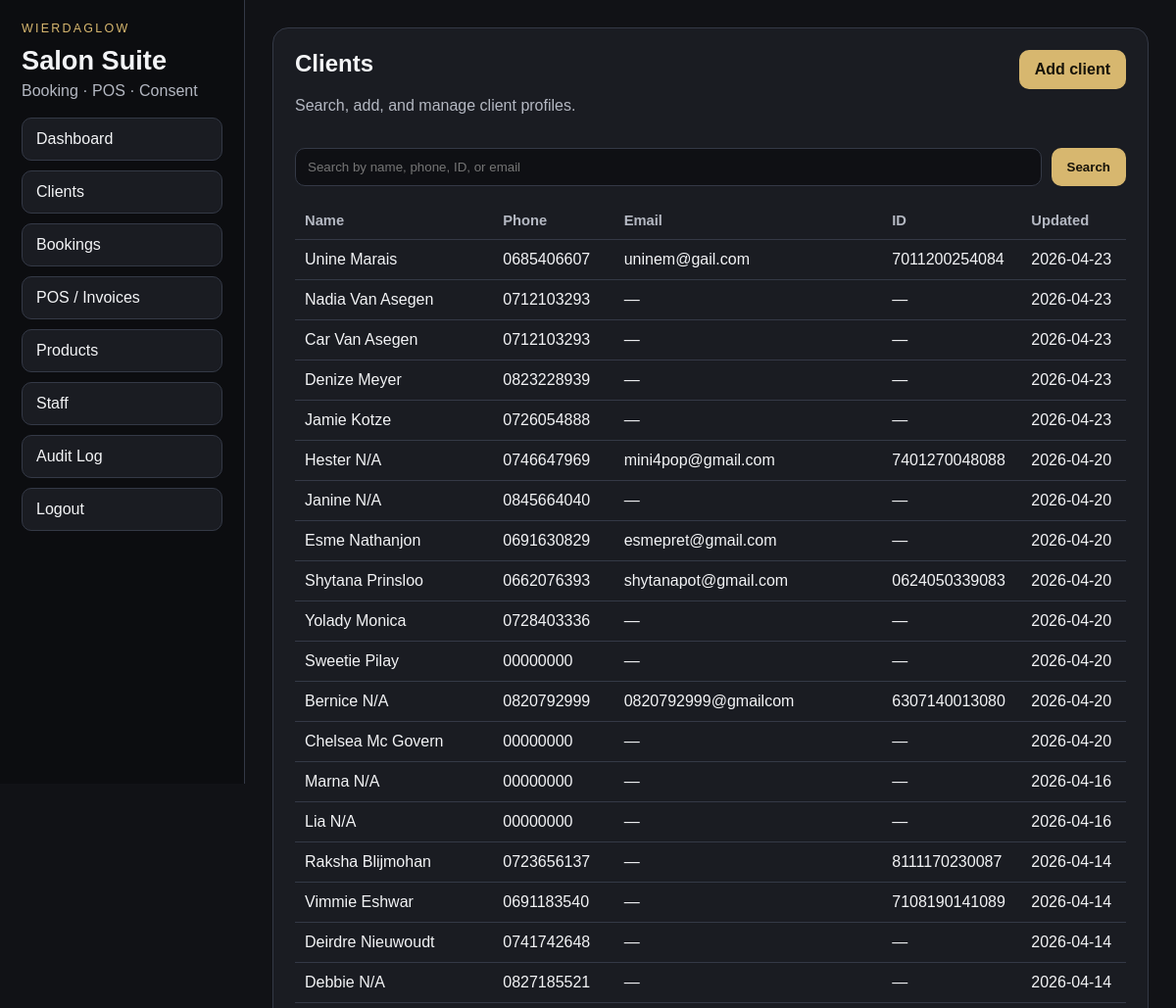
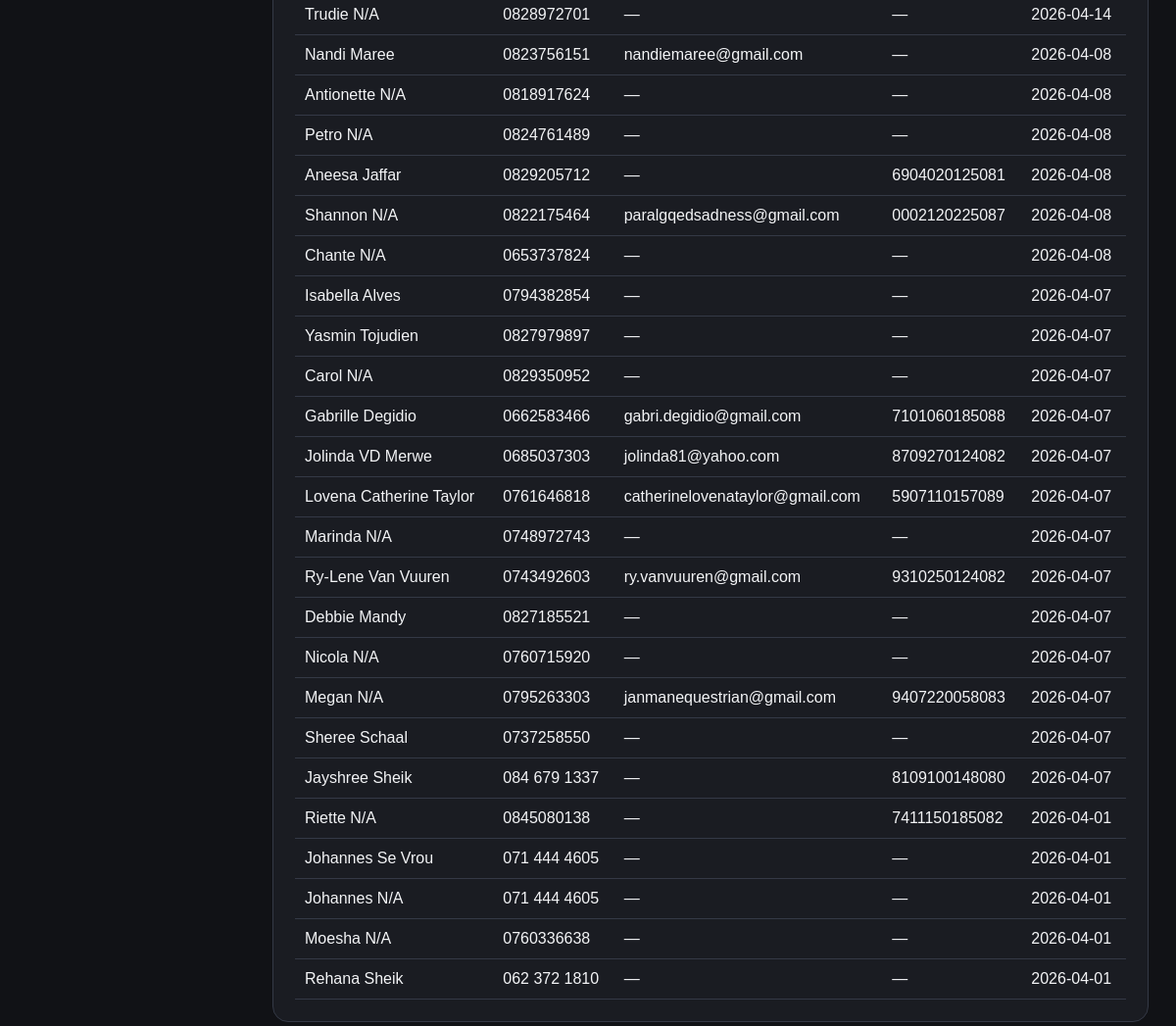
Page /clients (signed in) on the committed database (2 pictures, top to bottom).
### tables this page shows
CREATE TABLE clients (
    id INTEGER PRIMARY KEY AUTOINCREMENT,
    first_name TEXT NOT NULL,
    last_name TEXT NOT NULL,
    id_number TEXT,
    phone TEXT NOT NULL,
    email TEXT,
    date_of_birth TEXT,
    emergency_contact_name TEXT,
    emergency_contact_phone TEXT,
    medical_notes TEXT,
    popia_marketing_opt_in INTEGER NOT NULL DEFAULT 0,
    created_at TEXT NOT NULL,
    updated_at TEXT NOT NULL
);

### app.py (the view)
@app.route("/clients")
@login_required
def clients():
    q = request.args.get("q", "").strip()
    db = get_db()
    if q:
        like = f"%{q}%"
        rows = db.execute(
            """
            SELECT * FROM clients
            WHERE first_name LIKE ? OR last_name LIKE ? OR phone LIKE ? OR id_number LIKE ? OR email LIKE ?
            ORDER BY updated_at DESC
            """,
            (like, like, like, like, like),
        ).fetchall()
    else:
        rows = db.execute("SELECT * FROM clients ORDER BY updated_at DESC").fetchall()
    return render_template("clients.html", clients=rows, q=q)

### app.py (called while the page is built)
def get_db() -> sqlite3.Connection:
    if "db" not in g:
        conn = sqlite3.connect(DB_PATH)
        conn.row_factory = sqlite3.Row
        conn.execute("PRAGMA foreign_keys = ON")
        g.db = conn
    return g.db

@app.before_request
def load_current_user() -> None:
    g.user = None
    user_id = session.get("user_id")
    if user_id:
        g.user = get_db().execute(
            "SELECT id, username, full_name, role, active FROM staff_users WHERE id = ?",
            (user_id,),
        ).fetchone()

@app.context_processor
def inject_globals() -> dict[str, Any]:
    return {
        "current_user": g.get("user"),
        "service_definitions": SERVICE_DEFINITIONS,
        "payment_methods": PAYMENT_METHODS,
        "booking_statuses": BOOKING_STATUSES,
    }

def login_required(view):
    @wraps(view)
    def wrapped(*args, **kwargs):
        if g.user is None:
            return redirect(url_for("login"))
        return view(*args, **kwargs)
    return wrapped

### templates/clients.html
{% extends 'base.html' %}
{% block content %}
<section class="panel">
  <div class="section-header">
    <div><h2>Clients</h2><p class="muted">Search, add, and manage client profiles.</p></div>
    <a class="button-link" href="{{ url_for('client_new') }}">Add client</a>
  </div>
  <form method="get" class="search-bar">
    <input type="text" name="q" value="{{ q }}" placeholder="Search by name, phone, ID, or email" />
    <button type="submit">Search</button>
  </form>
  <div class="table-wrap">
    <table>
      <thead><tr><th>Name</th><th>Phone</th><th>Email</th><th>ID</th><th>Updated</th></tr></thead>
      <tbody>
      {% for client in clients %}
      <tr>
        <td><a href="{{ url_for('client_detail', client_id=client.id) }}">{{ client.first_name }} {{ client.last_name }}</a></td>
        <td>{{ client.phone }}</td>
        <td>{{ client.email or '—' }}</td>
        <td>{{ client.id_number or '—' }}</td>
        <td>{{ client.updated_at[:10] }}</td>
      </tr>
      {% else %}
      <tr><td colspan="5" class="muted">No clients found.</td></tr>
      {% endfor %}
      </tbody>
    </table>
  </div>
</section>
{% endblock %}

### static/styles.css (style rules this page uses)
:root { --bg: #111216; --panel: #1a1c22; --panel-2: #23262f; --border: #343946; --text: #f3f4f6; --muted: #b4b8c2; --accent: #d7b76f; --danger: #ff7f7f; --success: #88d69b; }
* { box-sizing: border-box; }
body { margin: 0; font-family: Arial, Helvetica, sans-serif; background: var(--bg); color: var(--text); display: flex; min-height: 100vh; }
a { color: inherit; text-decoration: none; }
.panel { background: var(--panel); border: 1px solid var(--border); border-radius: 16px; padding: 22px; margin-bottom: 22px; }
h1, h2, h3 { margin-top: 0; }
.muted { color: var(--muted); }
.section-header { display: flex; justify-content: space-between; align-items: flex-start; gap: 16px; margin-bottom: 18px; }
button, .button-link { background: var(--accent); color: #18140a; border: none; border-radius: 10px; padding: 11px 16px; font-weight: 700; cursor: pointer; }
input, select, textarea { width: 100%; background: #0f1014; color: var(--text); border: 1px solid var(--border); border-radius: 10px; padding: 11px 12px; }
.search-bar { display: flex; gap: 10px; margin-bottom: 16px; }
.search-bar input { flex: 1; }
.table-wrap { overflow-x: auto; }
table { width: 100%; border-collapse: collapse; }
th, td { padding: 11px 10px; border-bottom: 1px solid var(--border); text-align: left; vertical-align: top; }
thead th { color: var(--muted); font-size: 0.92rem; }

### rows in the picture
clients: first_name "Unine", last_name "Marais", phone "0685406607", email "uninem@gail.com", id_number "7011200254084", updated_at "2026-04-23"
clients: first_name "Nadia", last_name "Van Asegen", phone "0712103293", email "—", id_number "—", updated_at "2026-04-23"
clients: first_name "Car", last_name "Van Asegen", phone "0712103293", email "—", id_number "—", updated_at "2026-04-23"
clients: first_name "Denize", last_name "Meyer", phone "0823228939", email "—", id_number "—", updated_at "2026-04-23"
clients: first_name "Jamie", last_name "Kotze", phone "0726054888", email "—", id_number "—", updated_at "2026-04-23"
clients: first_name "Hester", last_name "N/A", phone "0746647969", email "mini4pop@gmail.com", id_number "7401270048088", updated_at "2026-04-20"
clients: first_name "Janine", last_name "N/A", phone "0845664040", email "—", id_number "—", updated_at "2026-04-20"
clients: first_name "Esme", last_name "Nathanjon", phone "0691630829", email "esmepret@gmail.com", id_number "—", updated_at "2026-04-20"
clients: first_name "Shytana", last_name "Prinsloo", phone "0662076393", email "shytanapot@gmail.com", id_number "0624050339083", updated_at "2026-04-20"
clients: first_name "Yolady", last_name "Monica", phone "0728403336", email "—", id_number "—", updated_at "2026-04-20"
clients: first_name "Sweetie", last_name "Pilay", phone "00000000", email "—", id_number "—", updated_at "2026-04-20"
clients: first_name "Bernice", last_name "N/A", phone "0820792999", email "0820792999@gmailcom", id_number "6307140013080", updated_at "2026-04-20"
clients: first_name "Chelsea", last_name "Mc Govern", phone "00000000", email "—", id_number "—", updated_at "2026-04-20"
clients: first_name "Marna", last_name "N/A", phone "00000000", email "—", id_number "—", updated_at "2026-04-16"
clients: first_name "Lia", last_name "N/A", phone "00000000", email "—", id_number "—", updated_at "2026-04-16"
clients: first_name "Raksha", last_name "Blijmohan", phone "0723656137", email "—", id_number "8111170230087", updated_at "2026-04-14"
clients: first_name "Vimmie", last_name "Eshwar", phone "0691183540", email "—", id_number "7108190141089", updated_at "2026-04-14"
clients: first_name "Deirdre", last_name "Nieuwoudt", phone "0741742648", email "—", id_number "—", updated_at "2026-04-14"
clients: first_name "Debbie", last_name "N/A", phone "0827185521", email "—", id_number "—", updated_at "2026-04-14"
clients: first_name "Trudie", last_name "N/A", phone "0828972701", email "—", id_number "—", updated_at "2026-04-14"
clients: first_name "Nandi", last_name "Maree", phone "0823756151", email "nandiemaree@gmail.com", id_number "—", updated_at "2026-04-08"
clients: first_name "Antionette", last_name "N/A", phone "0818917624", email "—", id_number "—", updated_at "2026-04-08"
clients: first_name "Petro", last_name "N/A", phone "0824761489", email "—", id_number "—", updated_at "2026-04-08"
clients: first_name "Aneesa", last_name "Jaffar", phone "0829205712", email "—", id_number "6904020125081", updated_at "2026-04-08"
clients: first_name "Shannon", last_name "N/A", phone "0822175464", email "paralgqedsadness@gmail.com", id_number "0002120225087", updated_at "2026-04-08"
clients: first_name "Chante", last_name "N/A", phone "0653737824", email "—", id_number "—", updated_at "2026-04-08"
clients: first_name "Isabella", last_name "Alves", phone "0794382854", email "—", id_number "—", updated_at "2026-04-07"
clients: first_name "Yasmin", last_name "Tojudien", phone "0827979897", email "—", id_number "—", updated_at "2026-04-07"
clients: first_name "Carol", last_name "N/A", phone "0829350952", email "—", id_number "—", updated_at "2026-04-07"
clients: first_name "Gabrille", last_name "Degidio", phone "0662583466", email "gabri.degidio@gmail.com", id_number "7101060185088", updated_at "2026-04-07"
clients: first_name "Jolinda", last_name "VD Merwe", phone "0685037303", email "jolinda81@yahoo.com", id_number "8709270124082", updated_at "2026-04-07"
clients: first_name "Lovena Catherine", last_name "Taylor", phone "0761646818", email "catherinelovenataylor@gmail.com", id_number "5907110157089", updated_at "2026-04-07"
clients: first_name "Marinda", last_name "N/A", phone "0748972743", email "—", id_number "—", updated_at "2026-04-07"
clients: first_name "Ry-Lene", last_name "Van Vuuren", phone "0743492603", email "ry.vanvuuren@gmail.com", id_number "9310250124082", updated_at "2026-04-07"
clients: first_name "Debbie", last_name "Mandy", phone "0827185521", email "—", id_number "—", updated_at "2026-04-07"
clients: first_name "Nicola", last_name "N/A", phone "0760715920", email "—", id_number "—", updated_at "2026-04-07"
clients: first_name "Megan", last_name "N/A", phone "0795263303", email "janmanequestrian@gmail.com", id_number "9407220058083", updated_at "2026-04-07"
clients: first_name "Sheree", last_name "Schaal", phone "0737258550", email "—", id_number "—", updated_at "2026-04-07"
clients: first_name "Jayshree", last_name "Sheik", phone "084 679 1337", email "—", id_number "8109100148080", updated_at "2026-04-07"
clients: first_name "Riette", last_name "N/A", phone "0845080138", email "—", id_number "7411150185082", updated_at "2026-04-01"
clients: first_name "Johannes", last_name "Se Vrou", phone "071 444 4605", email "—", id_number "—", updated_at "2026-04-01"
clients: first_name "Johannes", last_name "N/A", phone "071 444 4605", email "—", id_number "—", updated_at "2026-04-01"
clients: first_name "Moesha", last_name "N/A", phone "0760336638", email "—", id_number "—", updated_at "2026-04-01"
clients: first_name "Rehana", last_name "Sheik", phone "062 372 1810", email "—", id_number "—", updated_at "2026-04-01"
